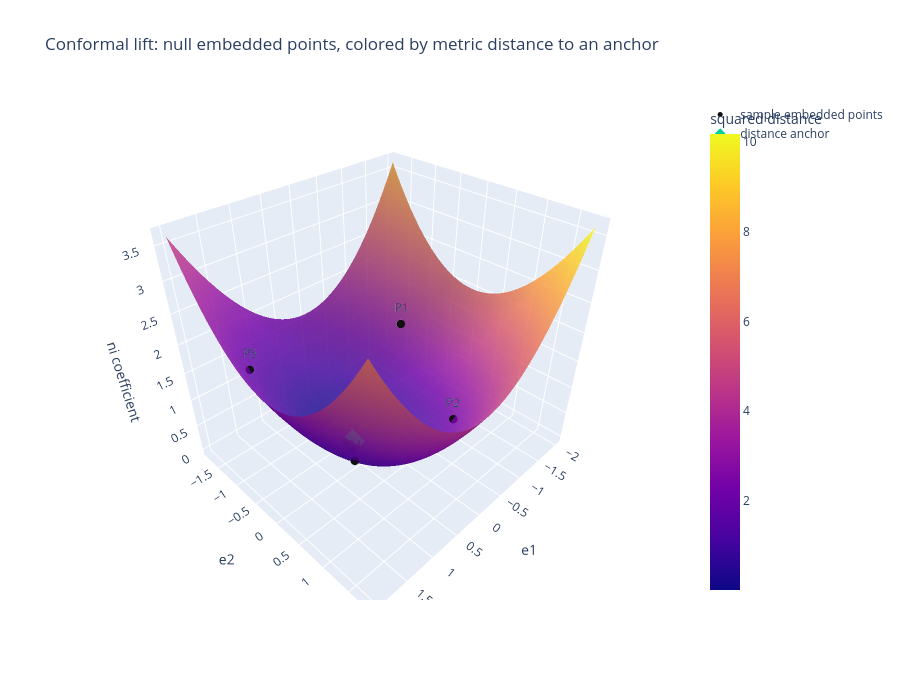

The notebook cell this image was saved under:
### Markdown cell above
## Conformal Model: Distance as an Inner-Product Effect

The conformal model uses a larger representational space for a different reason. It
embeds Euclidean points as null vectors. In this notebook's 2-D helper, a point `(x, y)`
is represented as `[x, y, 1, 0.5*(x*x + y*y)]` with a metric where the last two basis
directions are null and paired. The self-inner product of an embedded point is zero,
while the inner product of two embedded points recovers their squared Euclidean distance.

The surface below shows the `ni` coordinate of the lift, colored by squared distance from
an anchor point as recovered through the conformal inner product. The visual is a
coordinate shadow, not the whole conformal algebra, but it captures the design idea:
distance has moved from an external helper function into the metric structure of the
representation.

### Code cell
xs = np.linspace(-2.0, 2.0, 37)
ys = np.linspace(-1.8, 1.8, 35)
xx, yy = np.meshgrid(xs, ys)
ni_coordinate = 0.5 * (xx**2 + yy**2)
anchor = np.array([0.42, -0.28])
flat_points = np.column_stack([xx.ravel(), yy.ravel()])
distance_color = np.array([cga_distance_squared(point, anchor) for point in flat_points]).reshape(xx.shape)

sample_points = np.array([[-1.3, -0.9], [-0.7, 0.8], [0.4, -0.28], [1.2, 0.65], [1.6, -1.0]])
sample_lift = np.column_stack([sample_points, 0.5 * np.sum(sample_points**2, axis=1)])
anchor_lift = np.r_[anchor, 0.5 * float(anchor @ anchor)]

fig_cga_lift = go.Figure()
fig_cga_lift.add_trace(
    go.Surface(
        x=xx,
        y=yy,
        z=ni_coordinate,
        surfacecolor=distance_color,
        colorscale="Plasma",
        colorbar=dict(title="squared distance"),
        opacity=0.82,
        name="conformal point lift",
    )
)
fig_cga_lift.add_trace(
    go.Scatter3d(
        x=sample_lift[:, 0],
        y=sample_lift[:, 1],
        z=sample_lift[:, 2],
        mode="markers+text",
        text=["P1", "P2", "anchor", "P4", "P5"],
        textposition="top center",
        name="sample embedded points",
        marker=dict(size=5, color="#111111"),
    )
)
fig_cga_lift.add_trace(
    go.Scatter3d(
        x=[anchor_lift[0]],
        y=[anchor_lift[1]],
        z=[anchor_lift[2]],
        mode="markers",
        name="distance anchor",
        marker=dict(size=8, color="#00cc96", symbol="diamond"),
    )
)
fig_cga_lift.update_layout(
    title="Conformal lift: null embedded points, colored by metric distance to an anchor",
    width=900,
    height=680,
    scene=dict(xaxis_title="e1", yaxis_title="e2", zaxis_title="ni coefficient"),
)
conformal_lift_path = remember(
    save_plotly_html(fig_cga_lift, "chapter-17", "plots", "conformal-distance-lift.html", root=ARTIFACT_ROOT)
)

null_errors = [abs(cga_inner(cga_point2(point), cga_point2(point))) for point in sample_points]
distance_errors = [abs(cga_distance_squared(point, anchor) - float(np.sum((point - anchor) ** 2))) for point in sample_points]
assert max(null_errors) < 1e-12
assert max(distance_errors) < 1e-12
print(f"max null residual for sample points: {max(null_errors):.2e}")
print(f"max distance recovery error: {max(distance_errors):.2e}")
print(f"saved {rel(conformal_lift_path)}")
fig_cga_lift

### Figure 1 — Plotly figure (JSON) as saved in the notebook; plotly's stock layout.template omitted (floating-point values rounded to 4 significant figures; data arrays with more than 128 entries replaced by an {"elided": "..."} marker saying what was removed)
{"data": [{"colorbar": {"title": {"text": "squared distance"}}, "colorscale": [[0.0, "#0d0887"], [0.1111, "#46039f"], [0.2222, "#7201a8"], [0.3333, "#9c179e"], [0.4444, "#bd3786"], [0.5556, "#d8576b"], [0.6667, "#ed7953"], [0.7778, "#fb9f3a"], [0.8889, "#fdca26"], [1.0, "#f0f921"]], "name": "conformal point lift", "opacity": 0.82, "surfacecolor": {"elided": "35x37 float values"}, "type": "surface", "x": {"elided": "35x37 float values"}, "y": {"elided": "35x37 float values"}, "z": {"elided": "35x37 float values"}}, {"marker": {"color": "#111111", "size": 5}, "mode": "markers+text", "name": "sample embedded points", "text": ["P1", "P2", "anchor", "P4", "P5"], "textposition": "top center", "type": "scatter3d", "x": [-1.3, -0.7, 0.4, 1.2, 1.6], "y": [-0.9, 0.8, -0.28, 0.65, -1.0], "z": [1.25, 0.565, 0.1192, 0.9313, 1.78]}, {"marker": {"color": "#00cc96", "size": 8, "symbol": "diamond"}, "mode": "markers", "name": "distance anchor", "type": "scatter3d", "x": [0.42], "y": [-0.28], "z": [0.1274]}], "layout": {"height": 680, "scene": {"xaxis": {"title": {"text": "e1"}}, "yaxis": {"title": {"text": "e2"}}, "zaxis": {"title": {"text": "ni coefficient"}}}, "title": {"text": "Conformal lift: null embedded points, colored by metric distance to an anchor"}, "width": 900}}
